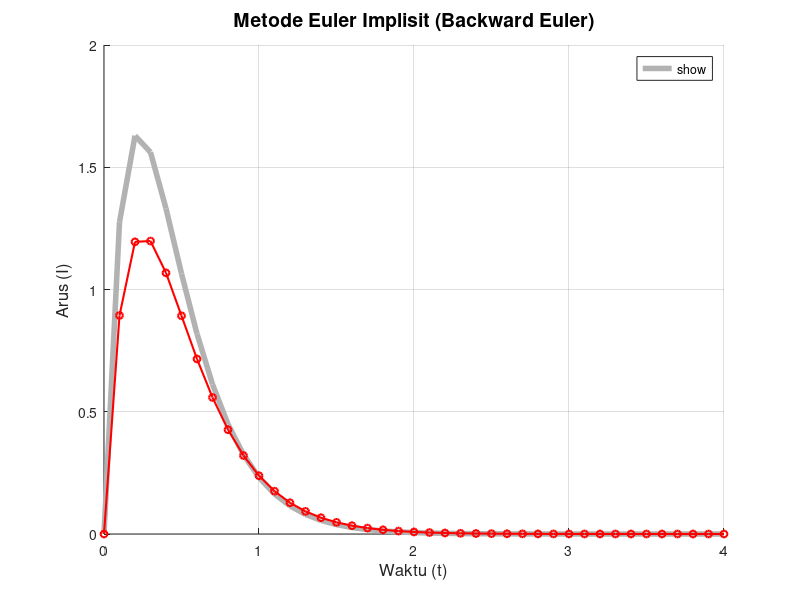

Here is the MATLAB script that generated this plot:
% 1. Definisi Parameter
h = 0.1;  % Step size
t_start = 0;
t_end = 4;
I0 = 0;

% Solusi Eksak/Analitik
exact_solution = @(t) 20 * (exp(-4 * t) - exp(-5 * t));

% 2. Persiapan Data
t_values = t_start:h:t_end;
N = length(t_values);

% Pre-alokasi array
I_implicit = zeros(1, N);
I_exact = exact_solution(t_values);

% Kondisi awal
I_implicit(1) = I0;

% 3. Proses Hitung & Tabel
% Header Tabel
fprintf('%3s | %4s | %15s | %15s | %15s\n', 'n', 't', 'Euler Implisit', 'Eksak', 'Error');
fprintf('%s\n', repmat('-', 1, 64));

% Baris pertama (Kondisi Awal t=0)
error_awal = abs(I_exact(1) - I_implicit(1));
fprintf('%3d | %4.1f | %15.6f | %15.6f | %15.6f\n', 0, t_values(1), I_implicit(1), I_exact(1), error_awal);

% Loop Backward Euler
for i = 1:(N-1)
    tn_next = t_values(i+1);
    In = I_implicit(i);

    % Rumus Euler Implisit hasil manipulasi aljabar
    I_next = (In + 20 * h * exp(-4 * tn_next)) / (1 + 5 * h);

    I_implicit(i+1) = I_next;

    % Hitung Error
    error_n = abs(I_exact(i+1) - I_next);

    % Cetak hasil
    fprintf('%3d | %4.1f | %15.6f | %15.6f | %15.6f\n', i, tn_next, I_next, I_exact(i+1), error_n);
end

% 4. Visualisasi Data
figure('Position', [100, 100, 800, 500]);
hold on;

% Plot Solusi Eksak (Garis tebal abu-abu)
plot(t_values, I_exact, 'Color', [0.7 0.7 0.7], 'LineWidth', 4, 'DisplayName', 'Solusi Eksak');

% Plot Solusi Implisit (Garis merah solid dengan marker bulat)
plot(t_values, I_implicit, 'r-o', 'MarkerSize', 5, 'LineWidth', 1.5, 'DisplayName', 'Metode Euler Implisit');

% Dekorasi Grafik
title('Metode Euler Implisit (Backward Euler)', 'FontSize', 14);
xlabel('Waktu (t)', 'FontSize', 12);
ylabel('Arus (I)', 'FontSize', 12);
legend('show', 'Location', 'best');
grid on;
hold off;
